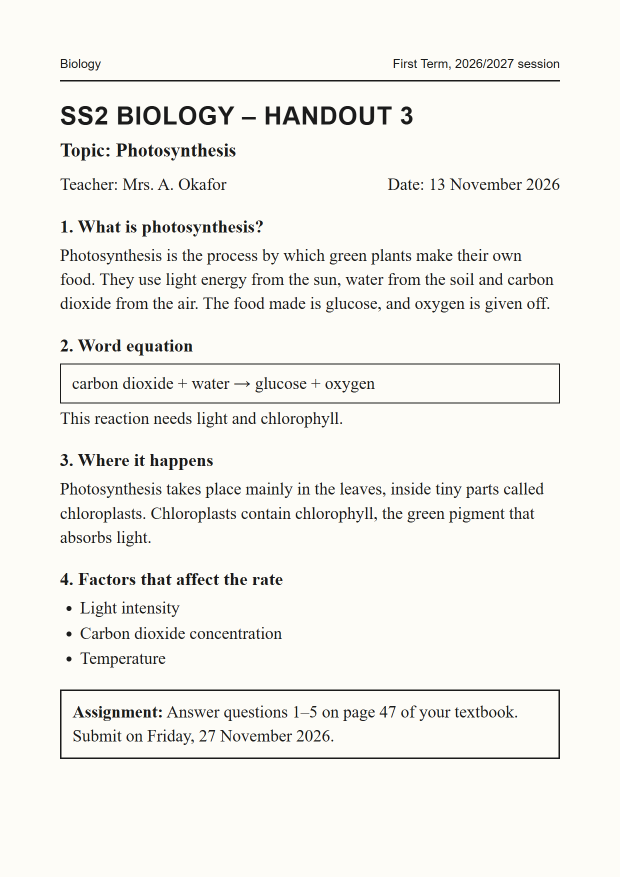
#> input picture design/sample/handout-flat.png, 1240 x 1754 px (shown at 1/2 size)
$ python lines.py
#> lines starting #> are read from the running program, lines starting #| are printed output that depends on the picture
### design/sample/photograph.py
"""Turn the flat sample handout into a believable phone photo.

The sample handout (handout.html) is original content written for LUMA's
demo. This script warps it onto a desk with uneven light, camera softness
and sensor noise, so the app's sample scan and the website preview use a
realistic, clearly labelled sample photo rather than a real student's page.

Usage:  python -I design/sample/photograph.py
Outputs:
  mobile/assets/sample/handout.jpg   bundled "Try the sample handout"
  web/public/sample/handout.webp     website reader preview (and .jpg fallback)
  web/public/sample/line.webp        one photographed line, for the hero
"""
from pathlib import Path

import numpy as np
from PIL import Image, ImageChops, ImageEnhance, ImageFilter

ROOT = Path(__file__).resolve().parents[2]
SRC = ROOT / "design" / "sample" / "handout-flat.png"
# Page corners in the photo: slightly rotated and keystoned, as if the phone
# is held a little above and to the right of the desk. Shared with lines.py.
QUAD = [(150, 118), (1372, 168), (1408, 1888), (104, 1850)]
CANVAS = (1500, 2000)
WEB_SIZE = (900, 1200)


def perspective_coeffs(dst, src):
    """Coefficients for Image.transform(PERSPECTIVE) mapping dst quad -> src quad."""
    rows, rhs = [], []
    for (x, y), (u, v) in zip(dst, src):
        rows.append([x, y, 1, 0, 0, 0, -u * x, -u * y]); rhs.append(u)
        rows.append([0, 0, 0, x, y, 1, -v * x, -v * y]); rhs.append(v)
    return np.linalg.solve(np.array(rows, float), np.array(rhs, float)).tolist()


# [44 lines left out: function main, not called in this run]


# [2 lines that do not run on import are left out]

### design/sample/lines.py
"""Map the sample handout's visual lines onto the photographed image.

Reads handout-lines-flat.json (line rectangles measured in the flat render)
and writes web/src/content/handout.json with each line's quadrilateral in the
web image's pixel space, so the website can outline a line on the photo when
its clean text is focused.

Usage:  python -I design/sample/lines.py   (after photograph.py)
"""
import json
import sys
from pathlib import Path

sys.path.insert(0, str(Path(__file__).resolve().parent))
from photograph import CANVAS, QUAD, ROOT, SRC, WEB_SIZE, perspective_coeffs  # noqa: E402
from PIL import Image  # noqa: E402


def main():
    w, h = Image.open(SRC).size
#> w = 1240; h = 1754
    # Forward mapping: flat page (u, v) -> photo (x, y).
    a, b, c, d, e, f, g, k = perspective_coeffs([(0, 0), (w, 0), (w, h), (0, h)], QUAD)
#> a = 0.995; b = -0.03; c = 150; d = 0.0415; e = 0.921; f = 118; g = 6.75e-06; k = -3.6e-05
    sx, sy = WEB_SIZE[0] / CANVAS[0], WEB_SIZE[1] / CANVAS[1]

    def to_web(u, v):
        den = g * u + k * v + 1
        return [round((a * u + b * v + c) / den * sx, 1), round((d * u + e * v + f) / den * sy, 1)]

    blocks = json.loads((ROOT / "design" / "sample" / "handout-lines-flat.json").read_text(encoding="utf-8"))
#> (reads design/sample/handout-lines-flat.json from the repository)
    paragraphs, n = [], 0
    for i, blk in enumerate(blocks, start=1):
        lines = []
        for ln in blk["lines"]:
            n += 1
            x0, y0, x1, y1 = ln["box"]
            pad = 4
            x0, y0, x1, y1 = x0 - pad, y0 - pad, x1 + pad, y1 + pad
            lines.append({
                "id": f"L{n}",
                "text": (blk["prefix"] if not lines else "") + ln["text"],
                "quad": [to_web(x0, y0), to_web(x1, y0), to_web(x1, y1), to_web(x0, y1)],
            })
        paragraphs.append({"id": f"P{i}", "kind": blk["kind"], "lines": lines})
#> this loop made 18 passes
#> after the loop, n = 23; paragraphs = 18 items

    out = {
        "note": "Original sample handout written for LUMA's preview. Line positions are measured on the sample, not produced by a real scan.",
        "image": {"src": "/sample/handout.webp", "fallback": "/sample/handout.jpg", "width": WEB_SIZE[0], "height": WEB_SIZE[1]},
        "paragraphs": paragraphs,
    }
    target = ROOT / "web" / "src" / "content" / "handout.json"
    target.parent.mkdir(parents=True, exist_ok=True)
    target.write_text(json.dumps(out, ensure_ascii=False, indent=1) + "\n", encoding="utf-8")
    print("wrote", target.relative_to(ROOT), n, "lines")
#| wrote web/src/content/handout.json 23 lines


def hero_line_crop(line_id="L23", pad=(30, 12)):
    """Crop the photographed due-date line for the website hero."""
#> called with line_id = 'L23', pad = (30, 12)
    data = json.loads((ROOT / "web" / "src" / "content" / "handout.json").read_text(encoding="utf-8"))
    quad = next(l["quad"] for p in data["paragraphs"] for l in p["lines"] if l["id"] == line_id)
    photo = Image.open(ROOT / "mobile" / "assets" / "sample" / "handout.jpg")
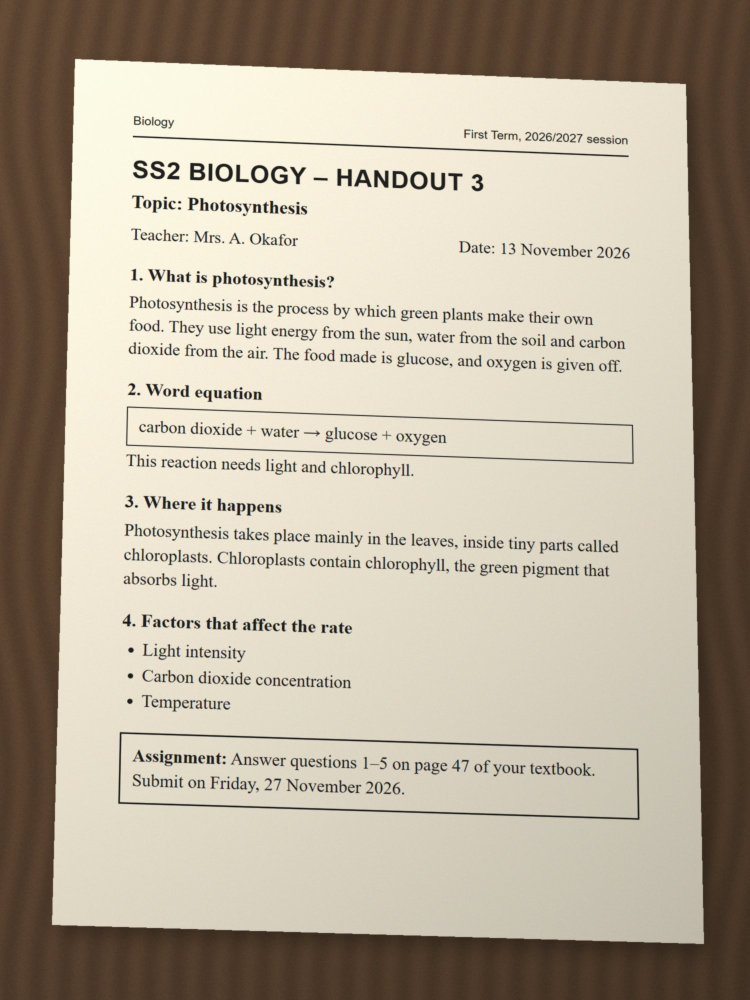
#> input picture mobile/assets/sample/handout.jpg, 1500 x 2000 px (shown at 1/2 size)
#> photo is the input picture: PIL image 1500x2000 RGB; mean R, G, B 182.6, 172.1, 154.2
    sx, sy = CANVAS[0] / WEB_SIZE[0], CANVAS[1] / WEB_SIZE[1]
    xs = [x * sx for x, _ in quad]
    ys = [y * sy for _, y in quad]
    box = (int(min(xs) - pad[0]), int(min(ys) - pad[1]), int(max(xs) + pad[0]), int(max(ys) + pad[1]))
    crop = photo.crop(box)
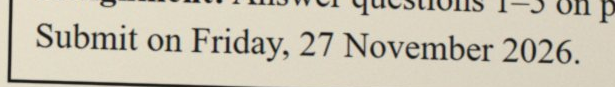
#> crop: PIL image 615x87 RGB; mean R, G, B 202.2, 196, 179.2
    web = ROOT / "web" / "public" / "sample"
    crop.save(web / "line.webp", "WEBP", quality=82, method=6)
    crop.save(web / "line.jpg", "JPEG", quality=84, optimize=True)
#> (the run stopped early here; a loop or call above may not have finished)
